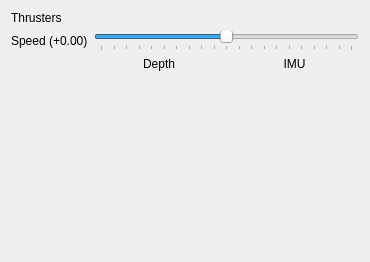
<?xml version="1.0" encoding="UTF-8"?>
<ui version="4.0">
 <class>SystemCheck</class>
 <widget class="QWidget" name="SystemCheck">
  <property name="geometry">
   <rect>
    <x>0</x>
    <y>0</y>
    <width>370</width>
    <height>262</height>
   </rect>
  </property>
  <property name="windowTitle">
   <string>System Check</string>
  </property>
  <layout class="QFormLayout" name="formLayout">
   <property name="fieldGrowthPolicy">
    <enum>QFormLayout::AllNonFixedFieldsGrow</enum>
   </property>
   <item row="0" column="0">
    <widget class="QLabel" name="thrusterLabel">
     <property name="text">
      <string>Thrusters</string>
     </property>
    </widget>
   </item>
   <item row="0" column="1">
    <layout class="QVBoxLayout" name="thrusterButtons">
     <property name="bottomMargin">
      <number>0</number>
     </property>
    </layout>
   </item>
   <item row="1" column="0">
    <widget class="QLabel" name="speedLabel">
     <property name="text">
      <string>Speed (+0.00)</string>
     </property>
    </widget>
   </item>
   <item row="1" column="1">
    <widget class="QSlider" name="thrusterSpeed">
     <property name="minimum">
      <number>-100</number>
     </property>
     <property name="maximum">
      <number>100</number>
     </property>
     <property name="pageStep">
      <number>10</number>
     </property>
     <property name="value">
      <number>0</number>
     </property>
     <property name="orientation">
      <enum>Qt::Horizontal</enum>
     </property>
     <property name="tickPosition">
      <enum>QSlider::TicksBelow</enum>
     </property>
     <property name="tickInterval">
      <number>10</number>
     </property>
    </widget>
   </item>
   <item row="3" column="1">
    <layout class="QHBoxLayout" name="horizontalLayout">
     <property name="bottomMargin">
      <number>0</number>
     </property>
     <item>
      <widget class="QLabel" name="depthLabel">
       <property name="styleSheet">
        <string notr="true"/>
       </property>
       <property name="text">
        <string>Depth</string>
       </property>
       <property name="alignment">
        <set>Qt::AlignCenter</set>
       </property>
      </widget>
     </item>
     <item>
      <widget class="QLabel" name="imuLabel">
       <property name="text">
        <string>IMU</string>
       </property>
       <property name="alignment">
        <set>Qt::AlignCenter</set>
       </property>
      </widget>
     </item>
    </layout>
   </item>
  </layout>
 </widget>
 <resources/>
 <connections/>
</ui>
